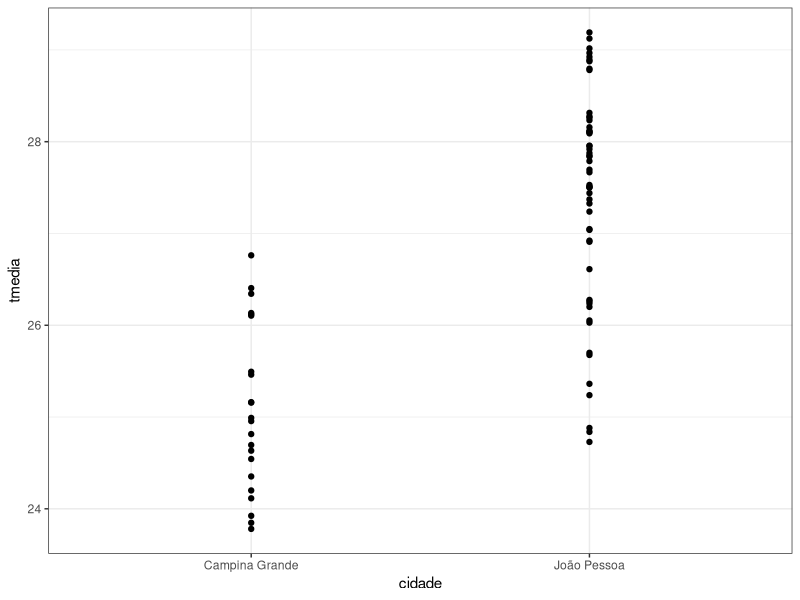
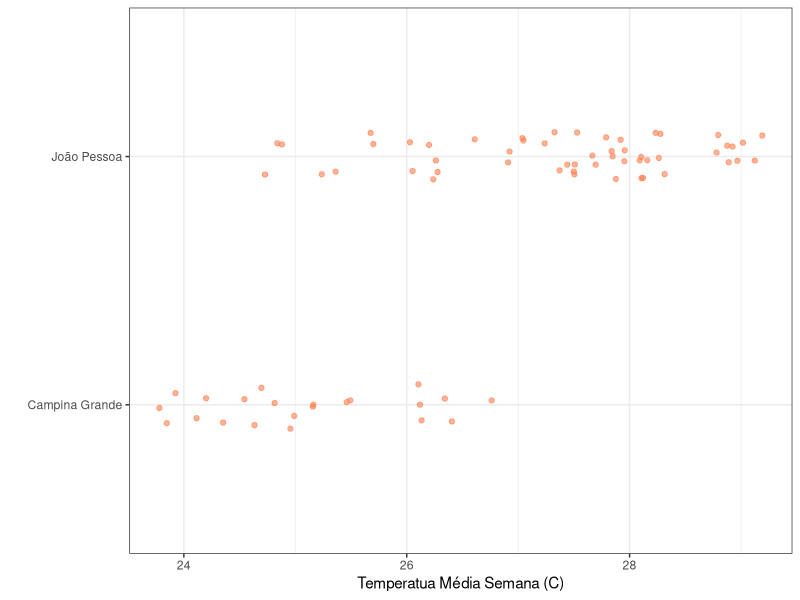
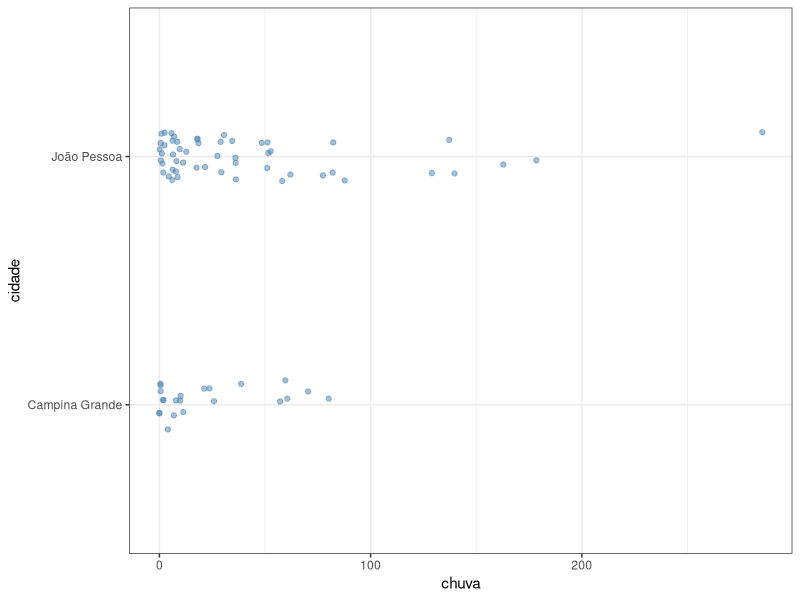

Write the R code that produced these figures, in order.
## ---- chunk 1
install.packages("tidyverse")
install.packages("here")
install.packages("dplyr")

library(tidyverse)
library(here)
library(dplyr)
theme_set(theme_bw())
## ---- chunk 2
#Usar sempre read_csv pois há algumas facilidades. Nuc ca usar read.csv
clima = read_csv(here("data/clima_cg_jp-semanal.csv"), col_types = cols(
    cidade = col_character(),
    semana = col_datetime(format = ""),
    tmedia = col_double(),
    tmax = col_double(),
    tmin = col_double(),
    chuva = col_double()
))
## ---- chunk 3
glimpse(clima)
## ---- chunk 4
clima %>%
  count(cidade)
## ---- chunk 5
clima = clima %>% 
  slice(grep("^2000", semana))
## ---- chunk 6
clima %>%
  ggplot(mapping = aes(x = cidade, y = tmedia)) +
  geom_point()
## ---- chunk 7
clima %>%
  ggplot(mapping = aes(y = cidade, x = tmedia)) +
  geom_jitter(height = .1, alpha = .6, color = "coral") +
  labs(
    y = "",
    x = "Temperatua Média Semana (C)"
  )
## ---- chunk 8
clima %>%
  ggplot(mapping = aes(y = cidade, x = chuva)) +
  geom_jitter(height = .1, color = "steelblue", alpha = .5)
  
